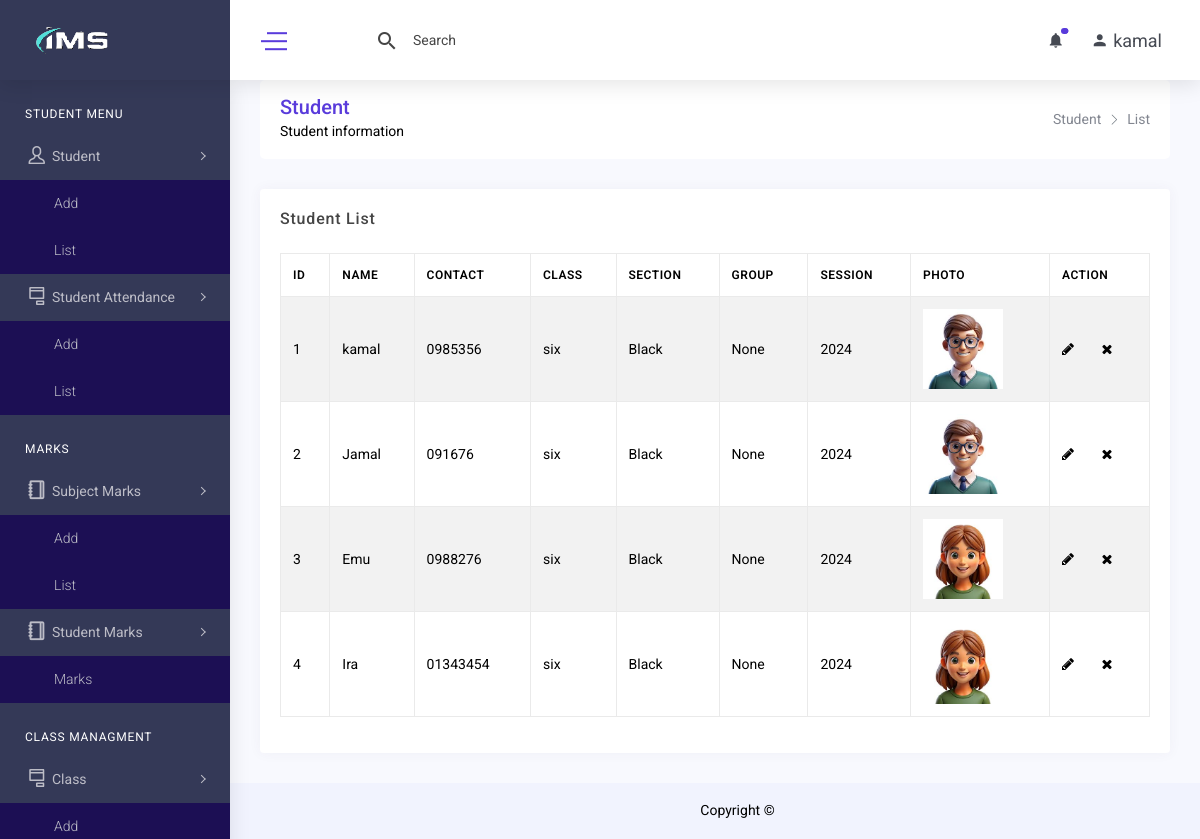
The page /student_list.php (signed in) on the database its author committed.
### tables this page shows
CREATE TABLE `student` (
  `id` int(11) NOT NULL,
  `name` varchar(255) DEFAULT NULL,
  `father_name` varchar(255) DEFAULT NULL,
  `mother_name` varchar(255) DEFAULT NULL,
  `email` varchar(255) DEFAULT NULL,
  `contact` varchar(255) DEFAULT NULL,
  `photo` varchar(255) DEFAULT NULL,
  `username` varchar(255) DEFAULT NULL,
  `password` varchar(255) DEFAULT NULL,
  `created_at` datetime DEFAULT NULL,
  `created_by` int(11) DEFAULT NULL,
  `updated_at` datetime DEFAULT NULL,
  `updated_by` int(11) DEFAULT NULL,
  `deleted_at` datetime DEFAULT NULL
);

CREATE TABLE `class` (
  `id` int(11) NOT NULL,
  `class` varchar(255) DEFAULT NULL,
  `created_at` datetime DEFAULT NULL,
  `created_by` int(11) DEFAULT NULL,
  `updated_at` datetime DEFAULT NULL,
  `updated_by` int(11) DEFAULT NULL,
  `deleted_at` datetime DEFAULT NULL
);

CREATE TABLE `section` (
  `id` int(11) NOT NULL,
  `section` varchar(255) DEFAULT NULL,
  `created_at` datetime DEFAULT NULL,
  `created_by` int(11) DEFAULT NULL,
  `updated_at` datetime DEFAULT NULL,
  `updated_by` int(11) DEFAULT NULL,
  `deleted_at` datetime DEFAULT NULL
);

CREATE TABLE `group` (
  `id` int(11) NOT NULL,
  `group` varchar(255) DEFAULT NULL,
  `created_at` datetime DEFAULT NULL,
  `created_by` int(11) DEFAULT NULL,
  `updated_at` datetime DEFAULT NULL,
  `updated_by` int(11) DEFAULT NULL,
  `deleted_at` datetime DEFAULT NULL
);

CREATE TABLE `session` (
  `id` int(11) NOT NULL,
  `session` varchar(255) DEFAULT NULL,
  `created_at` datetime DEFAULT NULL,
  `created_by` int(11) DEFAULT NULL,
  `updated_at` datetime DEFAULT NULL,
  `updated_by` int(11) DEFAULT NULL,
  `deleted_at` datetime DEFAULT NULL
);

### include/connection.php (called while the page is built)
<?php
    include_once('class/crud.php');
    $mysqli=new crud("root","","ims");
    $baseurl="http://localhost/ims/";
?>

### class/crud.php (called while the page is built, shortened)
<?php
    class crud{
        private $host='localhost';
        private $connection;
        public function __construct($user,$password,$database){
            $this->user=$user;
            $this->password=$password;
            $this->database=$database;
            $this->connection=new mysqli($this->host,$this->user,$this->password,$this->database);
        }
        public function common_select_query($sql){
            $result=array();
            $error=false;
            $rs=$this->connection->query($sql);
            if($rs){
                if($rs->num_rows > 0){
                    while($r=$rs->fetch_object()){
                        array_push($result,$r);
                    }
                }
            }else{
                $error=$this->connection->error;
            }
            $return = array('data'=>$result,'error'=>$error);
            return $return;
        }
    }
?>

### student_list.php (the view)
<?php include('include/header.php') ?>
<?php include('include/sidebar.php') ?>
<div class="content-body">
    <div class="container-fluid">
        <div class="row page-titles mx-0">
            <div class="col-sm-6 p-md-0">
                <div class="welcome-text">
                    <h4>Student </h4>
                    <p class="mb-0">Student information</p>
                </div>
            </div>
            <div class="col-sm-6 p-md-0 justify-content-sm-end mt-2 mt-sm-0 d-flex">
                <ol class="breadcrumb">
                    <li class="breadcrumb-item"><a href="student_list.php">Student</a></li>
                    <li class="breadcrumb-item active"><a href="#">List</a></li>
                </ol>
            </div>
        </div>
        <div class="row">
            <div class="col-lg-12">
                <div class="card">
                    <div class="card-header">
                        <h4 class="card-title">Student List</h4>
                    </div>
                    <div class="card-body">
                        <div class="table-responsive">
                            <table class="table table-bordered table-striped verticle-middle table-responsive-sm">
                                <thead>
                                    <tr>
                                        <th scope="col">ID</th>
                                        <th scope="col">Name</th>
                                        <th scope="col">Contact</th>
                                        <th scope="col">Class</th>
                                        <th scope="col">Section</th>
                                        <th scope="col">Group</th>
                                        <th scope="col">Session</th>
                                        <th scope="col">Photo</th>
                                        <th scope="col">Action</th>
                                    </tr>
                                </thead>
                                <tbody>
                                <?php
                                    $result=$mysqli->common_select_query('select student.id, student.name, student.contact, class.class,
                                                                            section.section,`group`.`group`, session.session, student.photo from student
                                                                            join student_details on student.id=student_details.student_id
                                                                            join class on student_details.class_id=class.id
                                                                            join section on student_details.section_id=section.id
                                                                            join `group` on student_details.group_id=`group`.id
                                                                            join session on student_details.session_id=session.id  where student.deleted_at is null');
                                    if($result){
                                        if($result['data']){
                                            $i=1;
                                            foreach($result['data'] as $data){
                                ?>
                                <tr>
                                    <td><?= $i++ ?></td>
                                    <td><?= $data-> name ?></td>
                                    <td><?= $data-> contact ?></td>
                                    <td><?= $data-> class ?></td>
                                    <td><?= $data-> section ?></td>
                                    <td><?= $data-> group ?></td>
                                    <td><?= $data-> session ?></td>
                                    <td><img src="<?= $baseurl ?>assets/students/<?= $data->photo ?>" width="80px" alt=""></td>
                                    <td>
                                        <span>
                                            <a href="<?= $baseurl ?>student_edit.php?id=<?= $data ->id ?>" class="mr-4" data-toggle="tooltip"
                                                data-placement="top" title="Edit"><i
                                                    class="fa fa-pencil color-muted"></i> </a>
                                            <a href="<?= $baseurl ?>student_delete.php?id=<?= $data ->id ?>" data-toggle="tooltip"
                                                data-placement="top" title="Close"><i
                                                    class="fa fa-close color-danger"></i></a>
                                        </span>
                                    </td>
                                </tr>
                                <?php } } } ?>
                                </tbody>
                            </table>
                        </div>
                    </div>
                </div>
            </div>
        </div>
    </div>
</div>
<?php include('include/footer.php') ?>

### include/header.php (shortened to what this page needs)
<?php require_once('connection.php'); ?>
<!DOCTYPE html>
<html lang="en">
<head>
    <link rel="stylesheet" href="<?= $baseurl ?>assets/vendor/owl-carousel/css/owl.carousel.min.css">
    <link rel="stylesheet" href="<?= $baseurl ?>assets/vendor/owl-carousel/css/owl.theme.default.min.css">
    <link href="<?= $baseurl ?>assets/vendor/jqvmap/css/jqvmap.min.css" rel="stylesheet">
    <link href="<?= $baseurl ?>assets/css/style.css" rel="stylesheet">
</head>
<body>
    <div id="main-wrapper">
        <div class="nav-header">
            <a href="index.php" class="brand-logo">
                <img class="brand-title" src="<?= $baseurl ?>assets/images/logo3.png" alt="">
            </a>
            <div class="nav-control">
                <div class="hamburger">
                    <span class="line"></span><span class="line"></span><span class="line"></span>
                </div>
            </div>
        </div>
        <div class="header">
            <div class="header-content">
                <nav class="navbar navbar-expand">
                    <div class="collapse navbar-collapse justify-content-between">
                        <div class="header-left">
                            <div class="search_bar dropdown">
                                <span class="search_icon p-3 c-pointer" data-toggle="dropdown">
                                    <i class="mdi mdi-magnify"></i>
                                </span>
                                <div class="dropdown-menu p-0 m-0">
                                    <form>
                                        <input class="form-control" type="search" placeholder="Search" aria-label="Search">
                                    </form>
                                </div>
                            </div>
                        </div>
                        <ul class="navbar-nav header-right">
                            <li class="nav-item dropdown notification_dropdown">
                                <a class="nav-link" href="#" role="button" data-toggle="dropdown">
                                    <i class="mdi mdi-bell"></i>
                                    <div class="pulse-css"></div>
                                </a>
                            </li>
                            <li class="nav-item dropdown header-profile">
                                <a class="nav-link" href="#" role="button" data-toggle="dropdown">
                                    <i class="mdi mdi-account"></i>
                                    <?= $_SESSION['username'] ?>
                                </a>
                            </li>
                        </ul>
                    </div>
                </nav>
            </div>
        </div>

### include/sidebar.php (shortened to what this page needs)
<div class="quixnav">
    <div class="quixnav-scroll">
        <ul class="metismenu" id="menu">
            <li class="nav-label first">Student Menu</li>
            <li><a class="has-arrow" href="javascript:void()" aria-expanded="false"><i
                                class="icon icon-single-04"></i><span class="nav-text">Student</span></a>
                <ul aria-expanded="false">
                    <li><a href="<?= $baseurl ?>student_add.php">Add</a></li>
                    <li><a href="<?= $baseurl ?>student_list.php">List</a></li>
                </ul>
            </li>
            <li><a class="has-arrow" href="javascript:void()" aria-expanded="false"><i
                class="icon icon-form"></i><span class="nav-text">Student Attendance</span></a>
                <ul aria-expanded="false">
                    <li><a href="<?= $baseurl ?>student_attendance_add.php">Add</a></li>
                    <li><a href="<?= $baseurl ?>student_attendance_list.php">List</a></li>
                </ul>
            </li>
            <li class="nav-label">Marks</li>
            <li><a class="has-arrow" href="javascript:void()" aria-expanded="false"><i
                 class="icon-notebook"></i><span class="nav-text">Subject Marks</span></a>
                <ul aria-expanded="false">
                    <li><a href="<?= $baseurl ?>class_subject_add.php">Add</a></li>
                    <li><a href="<?= $baseurl ?>class_subject_list.php">List</a></li>
                </ul>
            </li>
            <li><a class="has-arrow" href="javascript:void()" aria-expanded="false"><i
                                class="icon-notebook"></i><span class="nav-text">Student Marks</span></a>
                <ul aria-expanded="false">
                    <li><a href="<?= $baseurl ?>student_marks_list.php">Marks</a></li>
                </ul>
            </li>
            <li class="nav-label first">Class Managment</li>
                    <li><a class="has-arrow" href="javascript:void()" aria-expanded="false"><i
                    class="icon icon-form"></i><span class="nav-text">Class</span></a>
                        <ul aria-expanded="false">
                        <li><a href="<?= $baseurl ?>class_add.php"> Add</a>
                        </ul>
                    </li>
        </ul>
    </div>
</div>

### include/footer.php (shortened to what this page needs)
        <div class="footer">
            <div class="copyright">
                <p>Copyright © </p>
            </div>
        </div>
    </div>
</body>
</html>

### rows shown on the page
student: name "kamal", contact "0985356", class.class "six", section.section "Black", group.group "None", session.session "2024", photo (picture)
student: name "Jamal", contact "091676", class.class "six", section.section "Black", group.group "None", session.session "2024", photo (picture)
student: name "Emu", contact "0988276", class.class "six", section.section "Black", group.group "None", session.session "2024", photo (picture)
student: name "Ira", contact "01343454", class.class "six", section.section "Black", group.group "None", session.session "2024", photo (picture)

### other values the page prints
$_SESSION['username'] "kamal"
